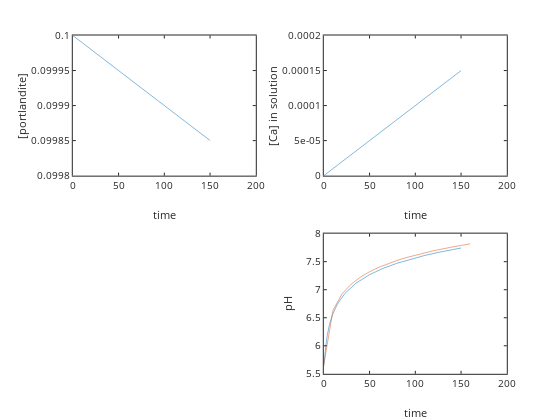

Notebook cell for this chart:
### Code cell
% call ODE solver

[t, C]=ode45(dCdtrate,[0 150],[0.1 0]); 

port=C(:,1); %portlandite left over
Ca=C(:,2); [n,m]=size(Ca);
pH=[]; % pH reset

for i=1:n
    [H,OH,H2CO3,HCO3,CO3]=CCaspeciesopen(Ca(i),Kw,KH,Ka1,Ka2,PCO2);
    pH(i)=-log10(H);
end

subplot(221); plot(t,port); ylabel('[portlandite]'); xlabel('time')
subplot(222); plot(t,Ca); ylabel('[Ca] in solution'); xlabel('time')
subplot(224); plot(t,pH,time,pHphreeqc); ylabel('pH'); xlabel('time')

### Figure 1 — Plotly figure (JSON) as saved in the notebook; plotly's stock layout.template omitted (floating-point values rounded to 4 significant figures)
{"data": [{"line": {"color": "rgb(0,113,188)", "dash": "solid", "width": 0.5}, "marker": {"color": "rgb(0,113,188)", "line": {"color": "rgb(0,113,188)"}, "size": 6, "symbol": "none"}, "mode": "lines", "name": "", "showlegend": false, "type": "scatter", "visibility": true, "x": [0, 0.4642, 1.16, 2.205, 3.771, 6.121, 9.646, 14.93, 22.86, 34.76, 49.76, 64.76, 79.76, 94.76, 109.8, 124.8, 139.8, 150], "xaxis": "x", "y": [0.1, 0.1, 0.1, 0.1, 0.1, 0.09999, 0.09999, 0.09999, 0.09998, 0.09997, 0.09995, 0.09994, 0.09992, 0.09991, 0.09989, 0.09988, 0.09986, 0.09985], "yaxis": "y"}, {"line": {"color": "rgb(0,113,188)", "dash": "solid", "width": 0.5}, "marker": {"color": "rgb(0,113,188)", "line": {"color": "rgb(0,113,188)"}, "size": 6, "symbol": "none"}, "mode": "lines", "name": "", "showlegend": false, "type": "scatter", "visibility": true, "x": [0, 0.4642, 1.16, 2.205, 3.771, 6.121, 9.646, 14.93, 22.86, 34.76, 49.76, 64.76, 79.76, 94.76, 109.8, 124.8, 139.8, 150], "xaxis": "x2", "y": [0, 4.642e-07, 1.16e-06, 2.205e-06, 3.771e-06, 6.121e-06, 9.645e-06, 1.493e-05, 2.286e-05, 3.475e-05, 4.975e-05, 6.474e-05, 7.973e-05, 9.471e-05, 0.0001097, 0.0001247, 0.0001397, 0.0001499], "yaxis": "y2"}, {"line": {"color": "rgb(0,113,188)", "dash": "solid", "width": 0.5}, "marker": {"color": "rgb(0,113,188)", "line": {"color": "rgb(0,113,188)"}, "size": 6, "symbol": "none"}, "mode": "lines", "name": "", "showlegend": false, "type": "scatter", "visibility": true, "x": [0, 0.4642, 1.16, 2.205, 3.771, 6.121, 9.646, 14.93, 22.86, 34.76, 49.76, 64.76, 79.76, 94.76, 109.8, 124.8, 139.8, 150], "xaxis": "x3", "y": [5.635, 5.721, 5.844, 6.002, 6.183, 6.372, 6.561, 6.747, 6.93, 7.111, 7.266, 7.38, 7.471, 7.545, 7.609, 7.664, 7.713, 7.744], "yaxis": "y3"}, {"line": {"color": "rgb(216,82,24)", "dash": "solid", "width": 0.5}, "marker": {"color": "rgb(216,82,24)", "line": {"color": "rgb(216,82,24)"}, "size": 6, "symbol": "none"}, "mode": "lines", "name": "", "showlegend": false, "type": "scatter", "visibility": true, "x": [0, 10, 20, 30, 40, 50, 60, 70, 80, 90, 100, 120, 140, 160], "xaxis": "x3", "y": [5.664, 6.631, 6.927, 7.101, 7.225, 7.321, 7.399, 7.465, 7.522, 7.572, 7.617, 7.695, 7.761, 7.817], "yaxis": "y3"}], "layout": {"height": 420, "hovermode": "closest", "margin": {"b": 0, "l": 0, "r": 0, "t": 0}, "plot_bgcolor": "rgba(0, 0, 0, 0)", "showlegend": false, "width": 560, "xaxis": {"anchor": "y", "autorange": false, "domain": [0.13, 0.4568], "exponentformat": "none", "gridcolor": "rgba(38,38,38,0.15)", "gridwidth": 1, "linecolor": "rgb(38,38,38)", "linewidth": 1, "mirror": "ticks", "range": [0, 200], "showgrid": false, "showline": true, "side": "bottom", "spikedash": "solid", "spikemode": "across", "spikesides": false, "spikethickness": 1, "tickangle": 0, "tickcolor": "rgb(38,38,38)", "tickfont": {"color": "rgb(38,38,38)", "size": 10}, "ticklen": 3, "ticks": "inside", "ticktext": ["0", "50", "100", "150", "200"], "tickvals": [0, 50, 100, 150, 200], "title": {"font": {"color": "rgb(38,38,38)", "size": 11}, "text": "time"}, "type": "linear", "visible": true, "zeroline": false}, "xaxis2": {"anchor": "y2", "autorange": false, "domain": [0.5782, 0.905], "exponentformat": "none", "gridcolor": "rgba(38,38,38,0.15)", "gridwidth": 1, "linecolor": "rgb(38,38,38)", "linewidth": 1, "mirror": "ticks", "range": [0, 200], "showgrid": false, "showline": true, "side": "bottom", "spikedash": "solid", "spikemode": "across", "spikesides": false, "spikethickness": 1, "tickangle": 0, "tickcolor": "rgb(38,38,38)", "tickfont": {"color": "rgb(38,38,38)", "size": 10}, "ticklen": 3, "ticks": "inside", "ticktext": ["0", "50", "100", "150", "200"], "tickvals": [0, 50, 100, 150, 200], "title": {"font": {"color": "rgb(38,38,38)", "size": 11}, "text": "time"}, "type": "linear", "visible": true, "zeroline": false}, "xaxis3": {"anchor": "y3", "autorange": false, "domain": [0.5782, 0.905], "exponentformat": "none", "gridcolor": "rgba(38,38,38,0.15)", "gridwidth": 1, "linecolor": "rgb(38,38,38)", "linewidth": 1, "mirror": "ticks", "range": [0, 200], "showgrid": false, "showline": true, "side": "bottom", "spikedash": "solid", "spikemode": "across", "spikesides": false, "spikethickness": 1, "tickangle": 0, "tickcolor": "rgb(38,38,38)", "tickfont": {"color": "rgb(38,38,38)", "size": 10}, "ticklen": 3, "ticks": "inside", "ticktext": ["0", "50", "100", "150", "200"], "tickvals": [0, 50, 100, 150, 200], "title": {"font": {"color": "rgb(38,38,38)", "size": 11}, "text": "time"}, "type": "linear", "visible": true, "zeroline": false}, "yaxis": {"anchor": "x", "autorange": false, "domain": [0.5818, 0.9155], "exponentformat": "none", "gridcolor": "rgba(38,38,38,0.15)", "gridwidth": 1, "linecolor": "rgb(38,38,38)", "linewidth": 1, "mirror": "ticks", "range": [0.0998, 0.1], "showgrid": false, "showline": true, "side": "left", "spikedash": "solid", "spikemode": "across", "spikesides": false, "spikethickness": 1, "tickangle": 0, "tickcolor": "rgb(38,38,38)", "tickfont": {"color": "rgb(38,38,38)", "size": 10}, "ticklen": 3, "ticks": "inside", "ticktext": ["0.0998", "0.09985", "0.0999", "0.09995", "0.1"], "tickvals": [0.0998, 0.09985, 0.0999, 0.09995, 0.1], "title": {"font": {"color": "rgb(38,38,38)", "size": 11}, "text": "[portlandite]"}, "type": "linear", "visible": true, "zeroline": false}, "yaxis2": {"anchor": "x2", "autorange": false, "domain": [0.5818, 0.9155], "exponentformat": "none", "gridcolor": "rgba(38,38,38,0.15)", "gridwidth": 1, "linecolor": "rgb(38,38,38)", "linewidth": 1, "mirror": "ticks", "range": [0, 0.0002], "showgrid": false, "showline": true, "side": "left", "spikedash": "solid", "spikemode": "across", "spikesides": false, "spikethickness": 1, "tickangle": 0, "tickcolor": "rgb(38,38,38)", "tickfont": {"color": "rgb(38,38,38)", "size": 10}, "ticklen": 3, "ticks": "inside", "ticktext": ["0", "5e-05", "0.0001", "0.00015", "0.0002"], "tickvals": [0, 5e-05, 0.0001, 0.00015, 0.0002], "title": {"font": {"color": "rgb(38,38,38)", "size": 11}, "text": "[Ca] in solution"}, "type": "linear", "visible": true, "zeroline": false}, "yaxis3": {"anchor": "x3", "autorange": false, "domain": [0.11, 0.4437], "exponentformat": "none", "gridcolor": "rgba(38,38,38,0.15)", "gridwidth": 1, "linecolor": "rgb(38,38,38)", "linewidth": 1, "mirror": "ticks", "range": [5.5, 8], "showgrid": false, "showline": true, "side": "left", "spikedash": "solid", "spikemode": "across", "spikesides": false, "spikethickness": 1, "tickangle": 0, "tickcolor": "rgb(38,38,38)", "tickfont": {"color": "rgb(38,38,38)", "size": 10}, "ticklen": 3, "ticks": "inside", "ticktext": ["5.5", "6", "6.5", "7", "7.5", "8"], "tickvals": [5.5, 6, 6.5, 7, 7.5, 8], "title": {"font": {"color": "rgb(38,38,38)", "size": 11}, "text": "pH"}, "type": "linear", "visible": true, "zeroline": false}}}
